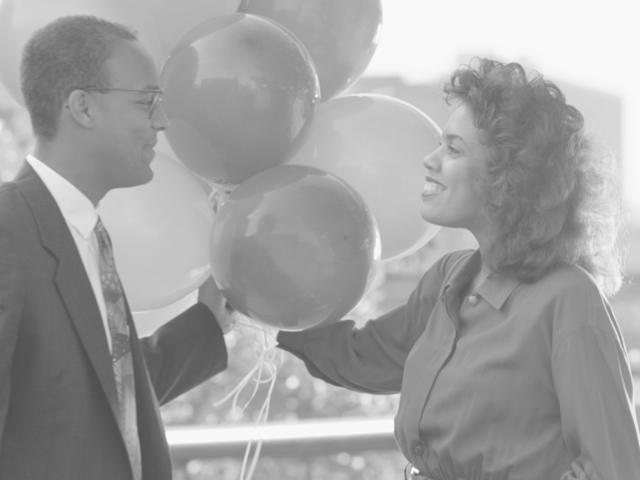
#> input picture rp/pdi/imagens/img1.pgm, 640 x 480 px
$ python l1q3.py
#> lines starting #> are read from the running program, lines starting #| are printed output that depends on the picture
import cv2 as cv
import numpy as np
import matplotlib.mlab as mlab
import matplotlib.pyplot as plt

def encontrar_intervalo_maior_densidade(array):
	matriz_densidade = [[0 for i in range(256)] for j in range(256)]

	intervalo_minimo = 128

	# calcular densidades
	for i in range(len(array)-intervalo_minimo):
		for j in range(i+intervalo_minimo, len(array)):
			soma = 0
			for k in range(i,j+1):
				soma += array[k][0]
			matriz_densidade[i][j] = soma / (float(j-i+1)/float(256))

	# encontrar maior densidade
	maior,inicio_intervalo,fim_intervalo = 0,0,0
	for i in range(len(matriz_densidade)):
		for j in range(len(matriz_densidade[i])):
			if(matriz_densidade[i][j] > maior):
				inicio_intervalo,fim_intervalo = i,j
				maior = matriz_densidade[i][j]

	# [4 lines of commented-out code are left out]

	return inicio_intervalo,fim_intervalo

def normalizar_histograma(hist, altura, largura):
	qnt_pixels = altura*largura
	soma = 0

	for i in range(len(hist)):
		hist[i][0] /= float(qnt_pixels)
		soma += hist[i][0]

	media = soma / float(len(hist))

	# remover picos
	for i in range(len(hist)):
		if(hist[i][0] > 10*media):
			hist[i][0] = media

	return hist

def normalizar_array(array):
	for i in range(len(array)):
		array[i] /= float(max(array))

	return array

def get_transformacao(L, param_linha_1, param_linha_2, inicio_intervalo_densidade, final_intervalo_densidade):
	# apelidos
	inicio = inicio_intervalo_densidade
	fim = final_intervalo_densidade

	transformacao = []
	l_baixo = get_linha([0,0],[255,param_linha_1])
	l_cima = get_linha([0,param_linha_2],[255,255])
	l_meio = get_linha( [inicio,get_y(l_baixo,inicio)] , [fim,get_y(l_cima,fim)])
	for i in range(L):
		if(i < inicio):
			transformacao.append(int(get_y(l_baixo,i)))
		elif(i <= fim):
			transformacao.append(int(get_y(l_meio,i)))
		else:
			transformacao.append(int(get_y(l_cima,i)))

	return transformacao

def get_y(linha, x):
	# linha = [a,b]
	return x*linha[0]+linha[1]

def get_linha(p1, p2):
	# p = [x,y]
	m = (p2[1]-p1[1])/(p2[0]-p1[0])
	a = m
	b = -m*p1[0] + p1[1]

	return [a,b]

def aplicar_transformacao(img, transformacao):
	img = img.copy()

	for i in range(img.shape[0]):
		for j in range(img.shape[1]):
			img[i][j] = transformacao[img[i][j]]

	return img

def main():
	img = cv.imread("imagens/img1.pgm", 0)
#> img is the input picture: shape (480, 640); min 80, max 248, mean 159.9
	# img_original = img.copy()

	hist = cv.calcHist([img],[0],None,[256],[0,256])
#> hist = 256 values, max 17452 at index 248, min 0 at index 0, mean 1200
	# plt.plot(hist)
	hist = normalizar_histograma(hist, img.shape[0], img.shape[1])
#> after the loop in normalizar_histograma, `for i in range(len(hist)):`: hist = 256 values, max 0.0568 at index 248, min 0 at index 0, mean 0.00391; soma = 1
#> in normalizar_histograma, `media = soma / float(len(hist))`: media = 0.00391
#> after the loop in normalizar_histograma, `for i in range(len(hist)):`: hist = 256 values, max 0.014 at index 149, min 0 at index 0, mean 0.0037

	inicio,fim = encontrar_intervalo_maior_densidade(hist)
#> the loop in encontrar_intervalo_maior_densidade, `for i in range(len(array)-intervalo_minimo):` made 128 passes
#> after the loop in encontrar_intervalo_maior_densidade, `for i in range(len(array)-intervalo_minimo):`: matriz_densidade = 256 items
#> after the loop in encontrar_intervalo_maior_densidade, `for i in range(len(matriz_densidade)):`: fim_intervalo = 216; inicio_intervalo = 88; maior = 1.75
#> inicio = 88; fim = 216

	transformacao = get_transformacao(len(hist),100,155,inicio,fim)
#> in get_transformacao, `inicio = inicio_intervalo_densidade`: inicio = 88
#> in get_transformacao, `fim = final_intervalo_densidade`: fim = 216
#> in get_transformacao, `l_meio = get_linha( [inicio,get_y(l_baixo,inicio)] , [fim,get_y(l_cima..`: l_meio = [1.6, -106.6]
#> after the loop in get_transformacao, `for i in range(L):`: transformacao = 256 values from 0 to 255
#> transformacao = 256 values from 0 to 255

	nova_img = aplicar_transformacao(img, transformacao)
#> after the loop in aplicar_transformacao, `for i in range(img.shape[0]):`:
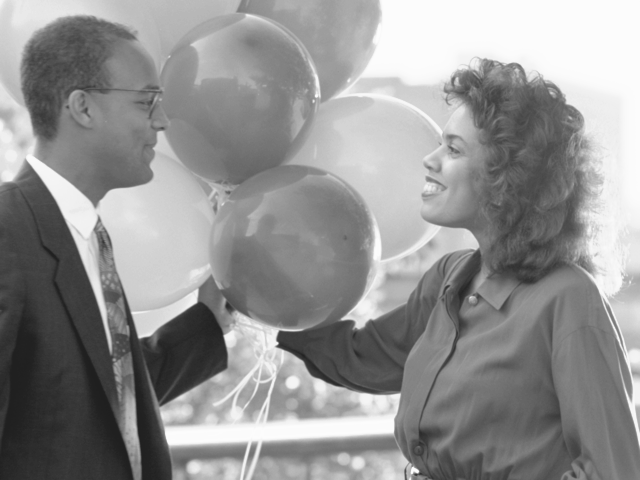
#> img: shape (480, 640); min 31, max 252, mean 146.1

	hist_transf = cv.calcHist([nova_img],[0],None,[256],[0,256])
#> hist_transf = 256 values, max 17452 at index 252, min 0 at index 0, mean 1200
	plt.plot(hist_transf)
	hist_transf = normalizar_histograma(hist_transf, img.shape[0], img.shape[1])
#> the loop in normalizar_histograma (call 2), `for i in range(len(hist)):` made 256 passes
#> soma on passes 1 to 3: 0, 0, 0
#> hist_transf = 256 values, max 0.014 at index 132, min 0 at index 0, mean 0.0037

	# plt.plot(hist)
	# plt.plot(transformacao)
	# plt.plot(hist_transf)
	transformacao = normalizar_array(transformacao)
#> after the loop in normalizar_array, `for i in range(len(array)):`: array = 256 values from 0 to 1
#> transformacao = 256 values from 0 to 1
	# plt.plot(transformacao)
	plt.show()
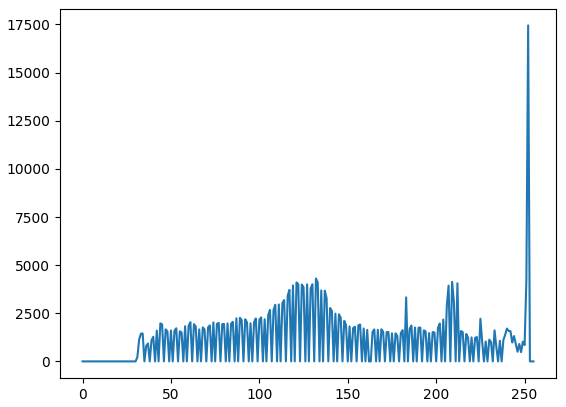
#> figure drawn by matplotlib, 1 panel; curve peaks at x = 252, y = 17452

	cv.imshow("Imagem Original", img)
	cv.imshow("Imagem Transformada", nova_img)
	cv.waitKey(0)
	cv.destroyAllWindows()

	cv.imwrite("imagens/img-transformada.pgm", nova_img)
main()

$ run again, with rp/pdi/imagens/img2.pgm copied over rp/pdi/imagens/img1.pgm
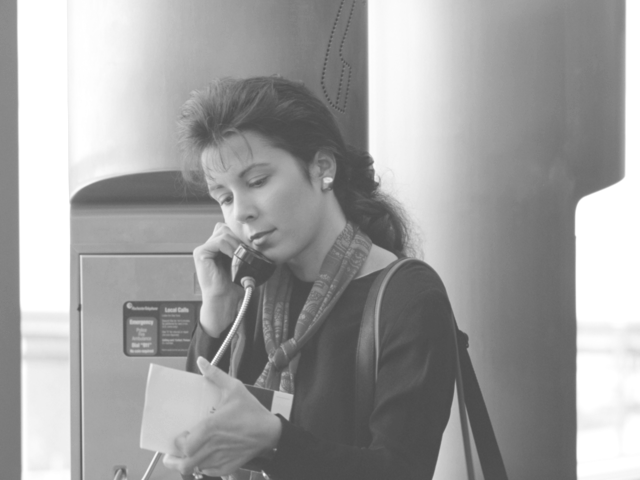
#> input picture rp/pdi/imagens/img2.pgm, 640 x 480 px
#> in main, img is the input picture: shape (480, 640); min 74, max 255, mean 159.8
#> in main, `hist = cv.calcHist([img],[0],None,[256],[0,256])`: hist = 256 values, max 30311 at index 255, min 0 at index 0, mean 1200
#> after the loop in normalizar_histograma, `for i in range(len(hist)):`: hist = 256 values, max 0.0987 at index 255, min 0 at index 0, mean 0.00391; soma = 1
#> media = 0.00391
#> after the loop in normalizar_histograma, `for i in range(len(hist)):`: hist = 256 values, max 0.0218 at index 77, min 0 at index 0, mean 0.00354
#> the loop in encontrar_intervalo_maior_densidade, `for i in range(len(array)-intervalo_minimo):` made 128 passes
#> after the loop in encontrar_intervalo_maior_densidade, `for i in range(len(array)-intervalo_minimo):`: matriz_densidade = 256 items
#> after the loop in encontrar_intervalo_maior_densidade, `for i in range(len(matriz_densidade)):`: fim_intervalo = 204; inicio_intervalo = 76; maior = 1.46
#> in main, `inicio,fim = encontrar_intervalo_maior_densidade(hist)`: inicio = 76; fim = 204
#> in get_transformacao, `inicio = inicio_intervalo_densidade`: inicio = 76
#> in get_transformacao, `fim = final_intervalo_densidade`: fim = 204
#> l_meio = [1.6, -92.03]
#> after the loop in get_transformacao, `for i in range(L):`: transformacao = 256 values from 0 to 255
#> after the loop in aplicar_transformacao, `for i in range(img.shape[0]):`:
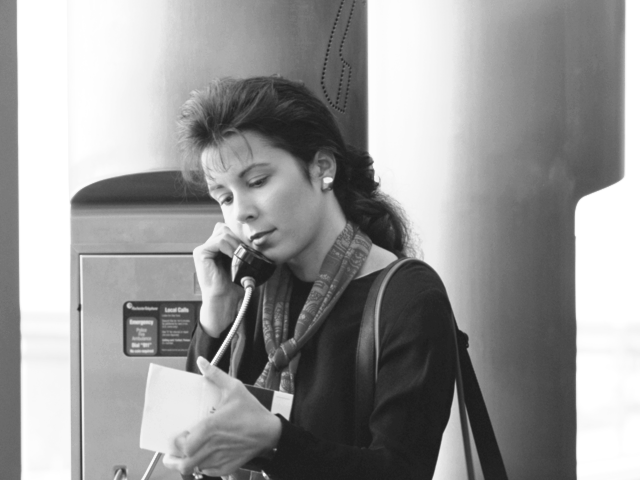
#> img: shape (480, 640); min 29, max 255, mean 151.2
#> in main, `hist_transf = cv.calcHist([nova_img],[0],None,[256],[0,256])`: hist_transf = 256 values, max 30311 at index 255, min 0 at index 0, mean 1200
#> the loop in normalizar_histograma (call 2), `for i in range(len(hist)):` made 256 passes
#> soma on passes 1 to 3: 0, 0, 0
#> in main, `hist_transf = normalizar_histograma(hist_transf, img.shape[0], img.sha..`: hist_transf = 256 values, max 0.0218 at index 31, min 0 at index 0, mean 0.00354
#> after the loop in normalizar_array, `for i in range(len(array)):`: array = 256 values from 0 to 1
#> in main, `plt.show()`:
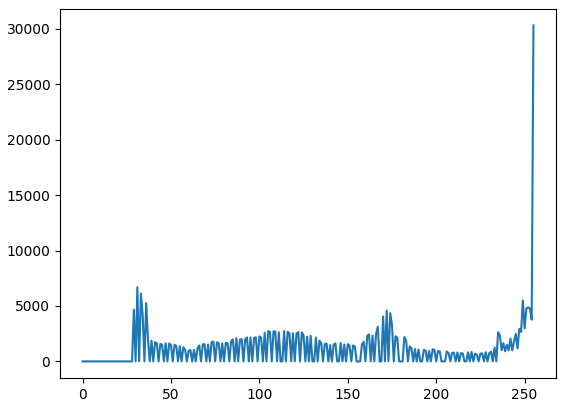
#> figure drawn by matplotlib, 1 panel; curve peaks at x = 255, y = 30311
